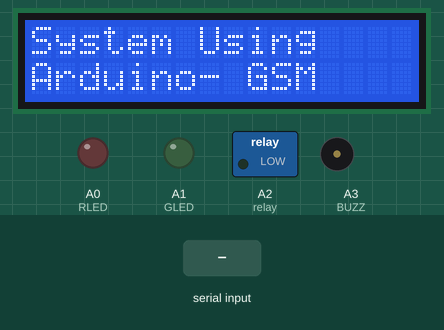
This sketch was run on a simulated Arduino Uno, built with avr-gcc and run on an emulated ATmega328P. On the bench: 16×2 character LCD, switched loads named in the sketch (green lamp = pin HIGH), output pins drawn as LEDs (lit = HIGH), buzzer (waves = sounding, pin HIGH). The inputs (shaded band) are chosen by the test bench. What the sketch prints to the serial monitor is not drawn.

Above: at 5.1 s.
At 11.8 s:
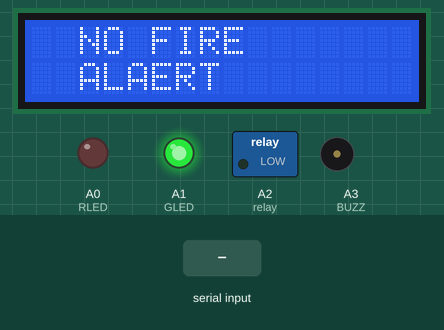
11.9 s: "F" received over Serial
At 13.3 s:
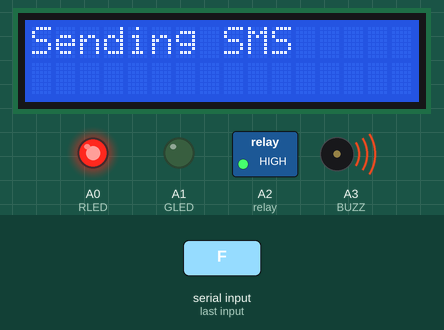
At 20.9 s:
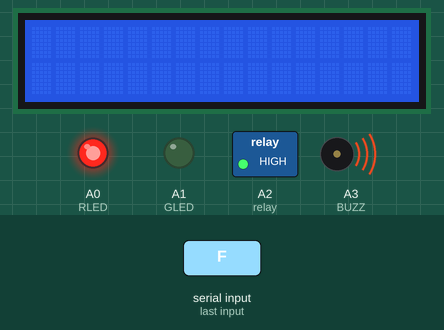
Timing chart, 0 to 23.3 s (numbered marks = the images above; inputs shaded):
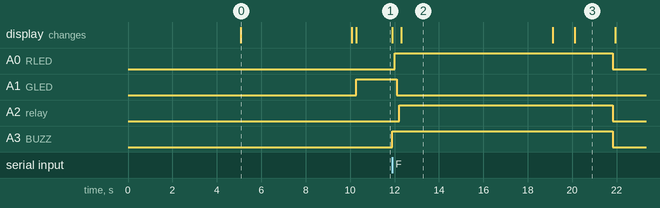

Measured:
- after the input at 11.9 s, A0 (RLED): LOW → HIGH after 0.10 s, → LOW 9.8 s later; A1 (GLED): HIGH → LOW after 0.20 s; A2 (relay): LOW → HIGH after 0.30 s, → LOW 9.6 s later; A3 (BUZZ): LOW → HIGH at once, → LOW 9.9 s later; the display: first changes at once (image 2 shows a later state)
- what the display in image 0 shows lasts 5.0 s, from 5.1 s to 10.1 s
- what the display in image 2 shows lasts 6.8 s, from 12.3 s to 19.1 s

The sketch:

FIRE_GSM_PYTHON.ino
```cpp
#include<LiquidCrystal.h>
LiquidCrystal lcd(8, 9, 10, 11, 12, 13);

int BUZZ = A3; //Connect BUZZ  To Pin #7 ////////buzzer
int RLED = A0; //Connect LED  To Pin #A0 ///////led
int GLED = A1; //Connect LED  To Pin #A1 ///////led
int relay = A2; //Connect relay To Pin #6 ///////relay


char data = 0;

void setup()
{
lcd.begin(16, 2);
Serial.begin(9600);
pinMode(BUZZ, OUTPUT);
pinMode(RLED, OUTPUT);
pinMode(GLED, OUTPUT);
pinMode(relay, OUTPUT);

digitalWrite(BUZZ,LOW);
digitalWrite(GLED,LOW);
digitalWrite(relay,LOW);
digitalWrite(RLED,LOW);

lcd.clear();
lcd.setCursor(0,0);lcd.print("Fire Detection");
lcd.setCursor(0,1);lcd.print("and Alerting");
delay(5000);lcd.clear();
lcd.setCursor(0,0);lcd.print("System Using");
lcd.setCursor(0,1);lcd.print("Arduino- GSM");
delay(5000);lcd.clear();
digitalWrite(GLED,LOW);delay(100);
digitalWrite(BUZZ,LOW);delay(100);
digitalWrite(GLED,HIGH);
lcd.setCursor(0,0);
lcd.print("  NO FIRE    ");
lcd.setCursor(0,1);
lcd.print("  ALAERT     ");
digitalWrite(BUZZ,LOW);delay(100);
digitalWrite(RLED,LOW);delay(100);
digitalWrite(GLED,HIGH);delay(100);
digitalWrite(relay,LOW);delay(100);

}
/////////////////////////////////////////////////////////////////////////////////////////////////////////////////////
void loop()
{
st:

if (Serial.available() > 0)
{
data = Serial.read();
///////////////////////////////////
if(data == 'S')
{
lcd.setCursor(0,0);
lcd.print("  NO FIRE    ");
lcd.setCursor(0,1);
lcd.print("  ALAERT     ");
digitalWrite(BUZZ,LOW);delay(100);
digitalWrite(RLED,LOW);delay(100);
digitalWrite(GLED,HIGH);delay(100);
digitalWrite(relay,LOW);delay(100);
}

if(data == 'F')
{
lcd.setCursor(0,0);
lcd.print("     Fire  ");
lcd.setCursor(0,1);
lcd.print("  Detected  ");
digitalWrite(BUZZ,HIGH);delay(100);
digitalWrite(RLED,HIGH);delay(100);
digitalWrite(GLED,LOW);delay(100);
digitalWrite(relay,HIGH);delay(100);
lcd.clear();lcd.print("Sending SMS ");
delay(500);
Send();
delay(500);
digitalWrite(BUZZ,LOW);digitalWrite(RLED,LOW);
digitalWrite(relay,LOW);delay(100);
lcd.clear();lcd.print("CALLING------1 ");
Serial.print("ATD+91");
Serial.print("7095906007");
Serial.print(";\r\n");delay(12000);
Serial.println("ATH");
delay(2000);
lcd.setCursor(0,0);
lcd.print("  NO FIRE    ");
lcd.setCursor(0,1);
lcd.print("  ALAERT     ");
digitalWrite(BUZZ,LOW);delay(100);
digitalWrite(RLED,LOW);delay(100);
digitalWrite(GLED,HIGH);delay(100);
digitalWrite(relay,LOW);delay(100);
goto st;
}

}
}


void init_sms1()
{Serial.println("AT+CMGF=1");delay(400);Serial.println("AT+CMGS=\"7095906007\""); delay(400);}

void Send_sms()
{
Serial.println("Fire Detected");delay(500);
Serial.println("Plz Rescue ");delay(500);
Serial.println("https://www.google.com/maps/place/17.3572096,78.5580032");delay(500);
Serial.write(26);delay(3000);lcd.clear();
lcd.print("Message Sent ");
delay(1000); lcd.clear();
Serial.print("AT\r\n");delay(500);
Serial.print("AT\r\n");delay(500);
Serial.println("AT+CMGF=1");delay(200);
lcd.clear();
}

void Send()
{
init_sms1();delay(1000);lcd.clear();lcd.print("Sending SMS  ");Send_sms();
}
```
